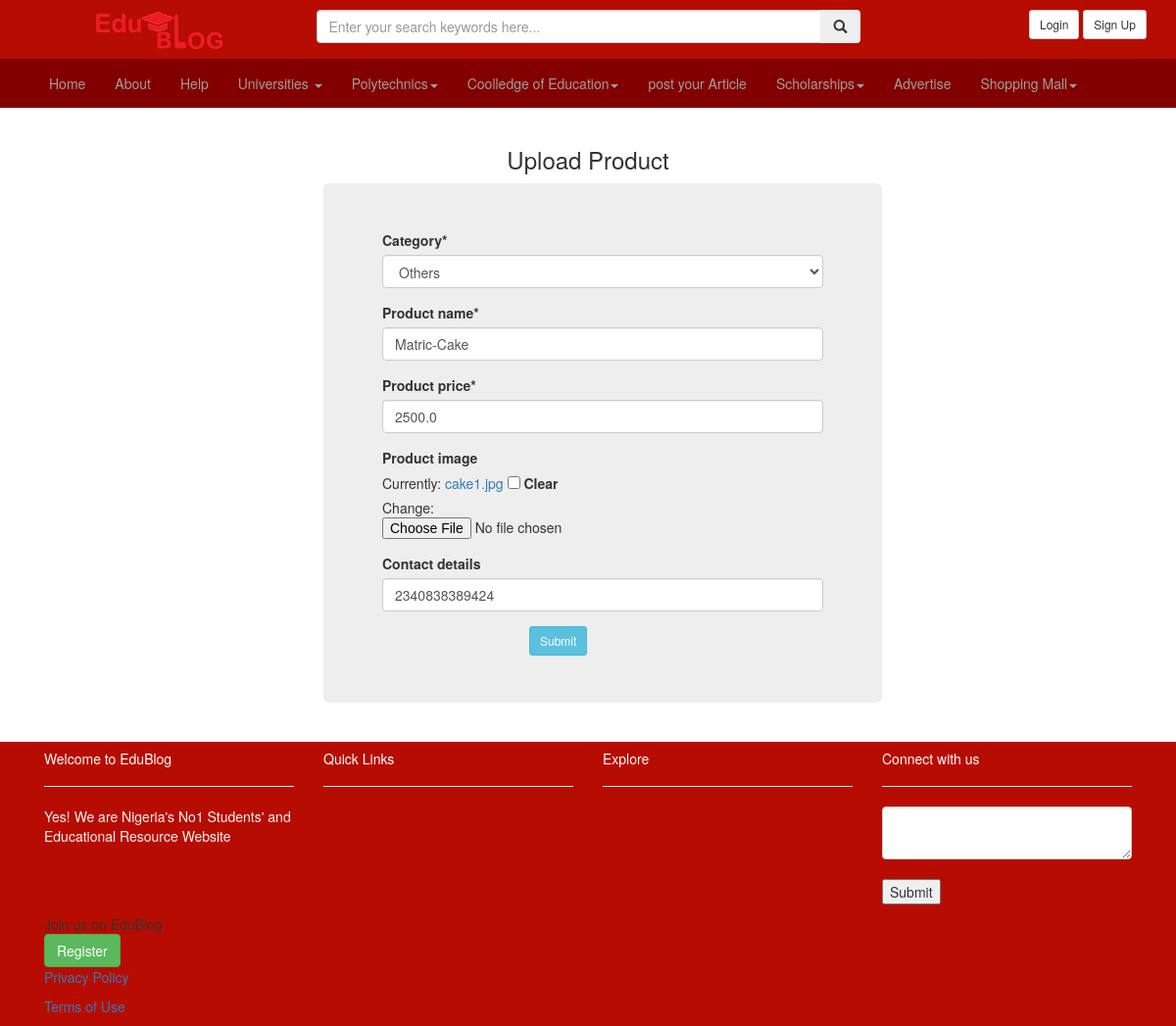
The page /products/3/ on the database as committed earlier.
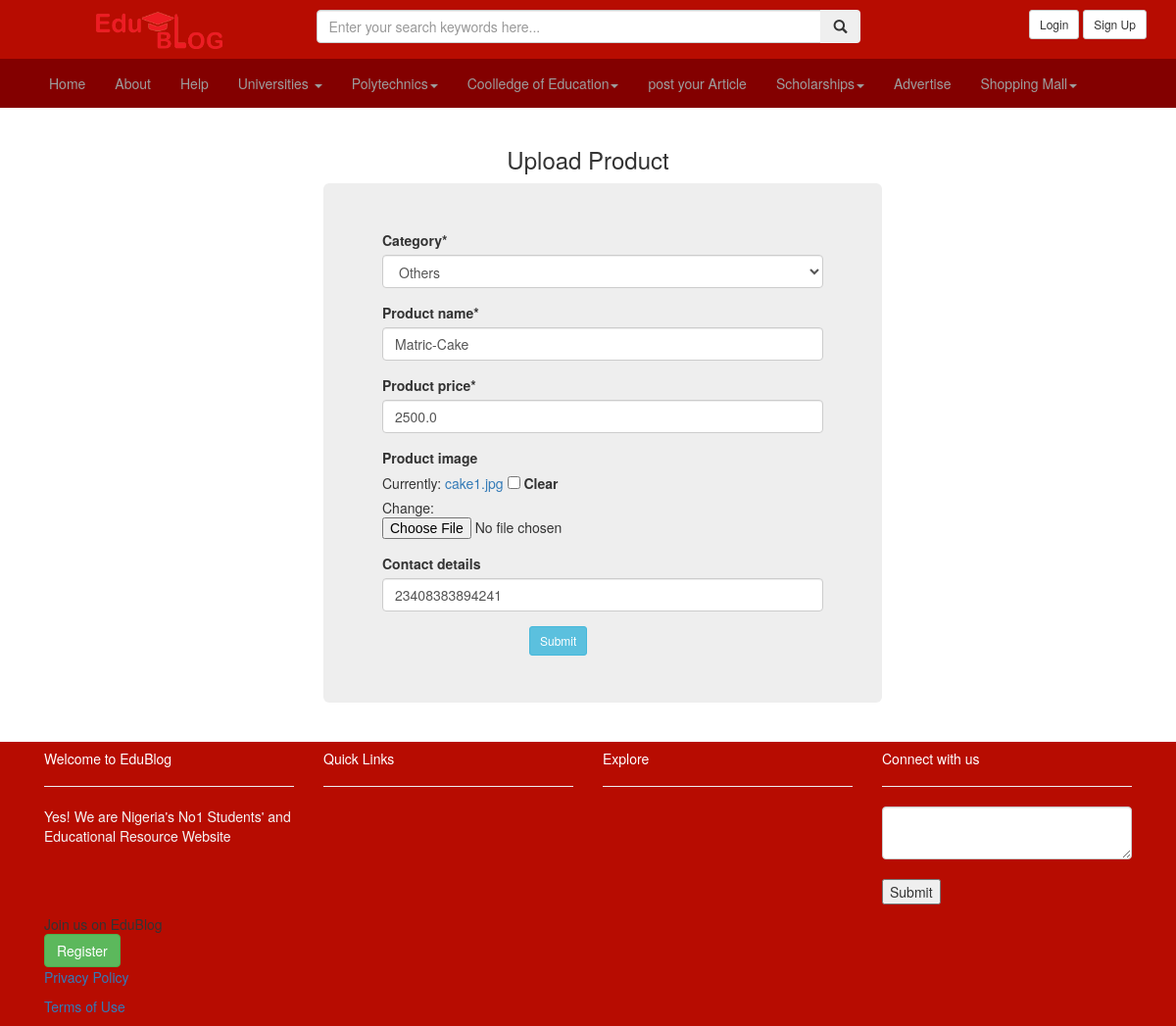
The same page on the database as committed later.
### blogs/models.py (models this page shows, shortened)
class Market(models.Model):
	user =models.ForeignKey(User, on_delete=models.CASCADE, blank=True, null=True)
	category=models.CharField(max_length=10, choices=category_choices)
	product_name=models.CharField(max_length=100)
	product_price=models.FloatField(default=10.00)
	post=models.DateTimeField(auto_now_add=True)
	product_image=models.FileField(null=True, blank=True, default='default-img.png', upload_to='comment-img/')
	contact_details=models.IntegerField(null=True, blank=True)

### blogs/views.py (the view)
# urls.py: path('products/<int:pk>/', MarketUpdateview.as_view(),  name='products'),
class MarketUpdateview(UpdateView):
	model=Market
	form_class=SellForm
	template_name='blogs/sell_form.html'
	success_url='/products/'

### blogs/forms.py
class SellForm(forms.ModelForm):
	class Meta:
		model=Market
		fields= ['category', 'product_name', 'product_price', 'product_image', 'contact_details']

### blogs/templates/blogs/sell_form.html (shortened to what this page needs)
{% extends 'base.html'%}
{% load crispy_forms_tags%}
{% load static%}
{% block content%}
<div class="container" style="margin-bottom:10px;" >
	<h3 class="text-center">Upload Product</h3>
	<div class="jumbotron" style="width: 50%; margin-left: 30rem; ">
	<form method="POST"  enctype="multipart/form-data">
		{{form|crispy}}
		<input type="submit" class="btn btn-sm btn-info" style="margin-left: 150px;">
	</form>
	</div>
</div>
{% endblock%}

Rows that differ between the two databases and show on the page:
changed Market "Others": contact_details "2340838389424" → "23408383894241"
